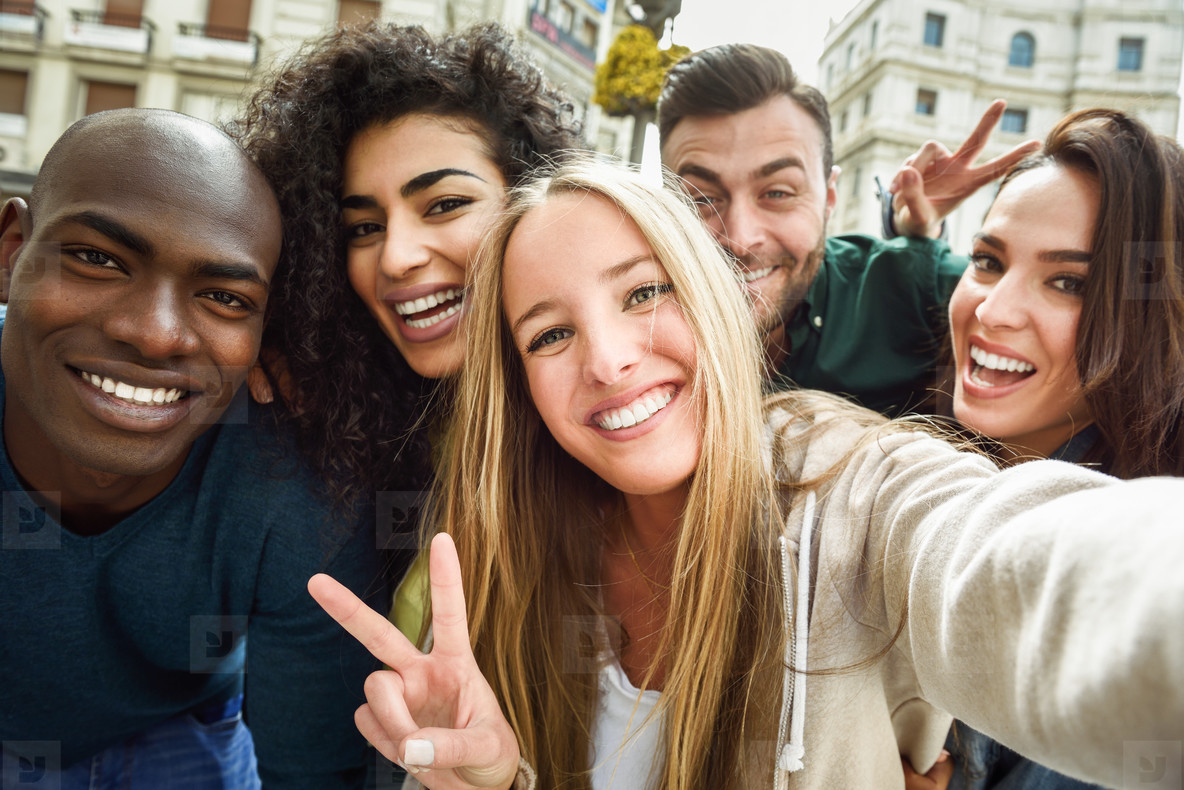
#> input picture data/dummy_selfie.png, 1184 x 790 px
$ jupyter execute --allow-errors 4_better_inpainting.ipynb
#> lines starting #> are read from the running program, lines starting #| are printed output that depends on the picture
[cell 1]
import numpy as np
import matplotlib.pyplot as plt
import cv2
from PIL import Image
import torch
import torch.nn as nn
from diffusers import DPMSolverMultistepScheduler
from optimum.intel import OVStableDiffusionInpaintPipeline
from ultralytics.models.sam import SAM

[cell 2]
img_path = "../data/dummy_selfie.png"
bbox = [501, 188, 706, 493]
bigger_bbox = [350, 38, 856, 643]

orig_img = Image.open(img_path)
#> orig_img is the input picture: PIL image 1184x790 RGB; mean R, G, B 131.5, 115.5, 102


plt.subplot(131)
plt.imshow(np.array(orig_img)[bbox[1]:bbox[3], bbox[0]:bbox[2]])
#> (the rest of this cell did not finish here and is left out)

#> (a cell that did not finish here is left out)

#> (a cell that did not finish here is left out)

[cell 5]
def inpaint_crop_stitch(orig_img, bbox):
    x1, y1, x2, y2 = bbox
    # Ensure we stay within bounds
    cropped_img = orig_img[y1:y2, x1:x2]
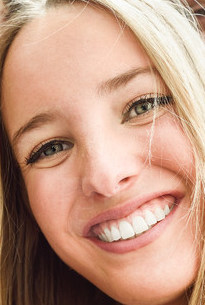
#> cropped_img: shape (305, 205, 3); mean of channels 0, 1, 2 193.6, 151.5, 129.8; drawn as R, G, B

    # Use PIL for resizing to ensure compatibility
    resized_img = Image.fromarray(cropped_img).resize((100, 100), Image.LANCZOS)
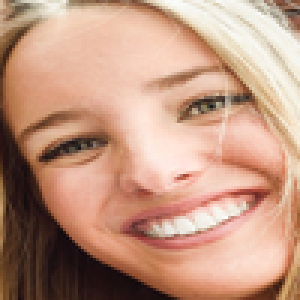
#> resized_img: PIL image 100x100 RGB (shown 3 times larger); mean R, G, B 193.6, 151.5, 129.8

    # Create a white PIL mask (255 = area to change)
    # Using np.ones((100,100)) * 255 as uint8
    mask_img = Image.fromarray((np.ones((100, 100)) * 255).astype(np.uint8))
#> mask_img: PIL image 100x100 L; every value is 255

    prompt = "high-quality cinematic portrait of an evil vampire, pale skin, red eyes, fangs, hyperrealistic, 8k, detailed skin texture"
    negative_prompt = "deformed, blurry, low quality, cartoon, bad anatomy"

    result = diffuser_model(
        prompt=prompt,
        negative_prompt=negative_prompt,
        image=resized_img,
        mask_image=mask_img,  # Now a PIL Image
        strength=0.75,
        guidance_scale=7.5,
        num_inference_steps=25,
    ).images[0]

    return result


#> (the rest of this cell did not finish here and is left out)

$ run again, with data/me_holding_cat.png copied over data/dummy_selfie.png
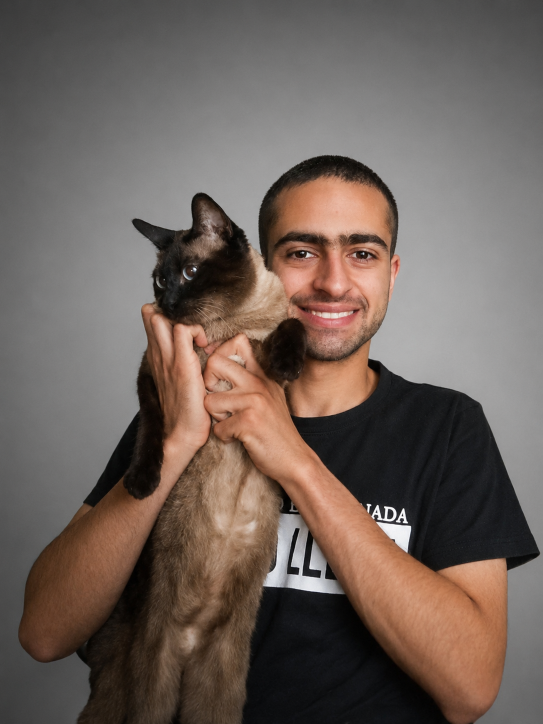
#> input picture data/me_holding_cat.png, 1086 x 1448 px (shown at 1/2 size)
#> orig_img is the input picture: PIL image 1086x1448 RGB; mean R, G, B 110.6, 97.4, 90.4
#> in inpaint_crop_stitch, `cropped_img = orig_img[y1:y2, x1:x2]`:
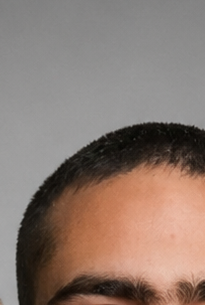
#> cropped_img: shape (305, 205, 3); mean of channels 0, 1, 2 139.2, 121.2, 112; drawn as R, G, B
#> in inpaint_crop_stitch, `resized_img = Image.fromarray(cropped_img).resize((100, 100), Image.LA..`:
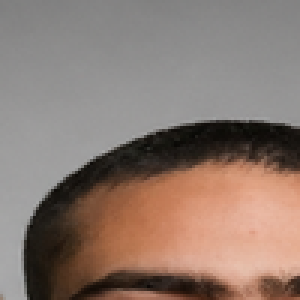
#> resized_img: PIL image 100x100 RGB (shown 3 times larger); mean R, G, B 139.2, 121.2, 112
#> mask_img: PIL image 100x100 L; every value is 255
